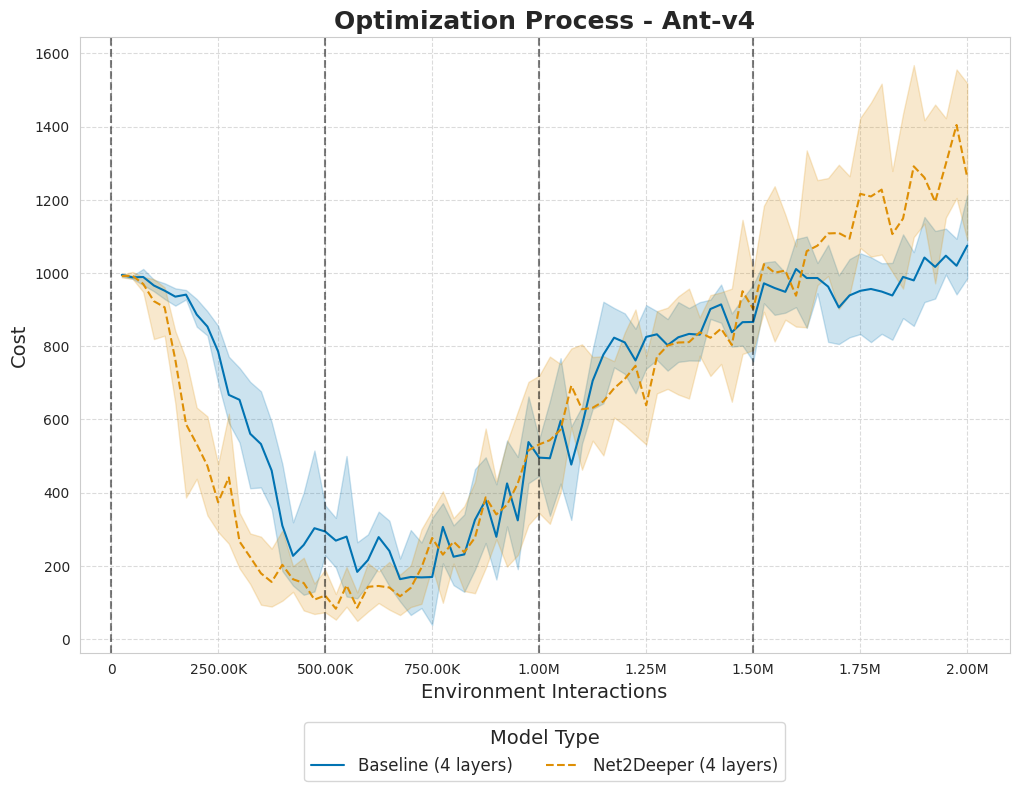

Python code for this plot:
from matplotlib.ticker import FuncFormatter
import pandas as pd
import seaborn as sns
from utils.plotting import (
    training_process_style,
    get_logtable,
    set_rc_params,
    convert_dataframe_gym,
    format_func,
)
import matplotlib.pyplot as plt
from typing import Dict

set_rc_params()


def get_data(
    database_name: str,
    baseline_experiment_ids: Dict[int, int],
    appraoch_experiment_ids: Dict[int, int],
) -> pd.DataFrame:
    all_baseline_data = dict()
    baseline_training_process_data = get_logtable(
        database_name=database_name,
        table_name="ant_bb_net2deeper_baseline",
        logtable_name="training_process",
    )
    for nettwork_depth, baseline_experiment_id in baseline_experiment_ids.items():
        baseline_smac_callbacks = get_logtable(
            database_name=database_name,
            table_name="ant_bb_net2deeper_baseline",
            logtable_name="smac_callbacks",
        )
        baseline_smac_callbacks = baseline_smac_callbacks[baseline_smac_callbacks["experiment_id"] == baseline_experiment_id]
        incumbent_trial_number = baseline_smac_callbacks[baseline_smac_callbacks["cost"] == baseline_smac_callbacks["cost"].min()]["trial_number"].iloc[0] - 1

        training_process_data = baseline_training_process_data[
            (baseline_training_process_data["trial_number"] == incumbent_trial_number) & (baseline_training_process_data["experiment_id"] == baseline_experiment_id)
        ]
        training_process_data = training_process_data[["timestep", "worker_id", "all_costs"]]
        training_process_data = convert_dataframe_gym(training_process_data)
        all_baseline_data[nettwork_depth] = training_process_data

    all_appraoch_data = dict()
    appraoch_training_process_data = get_logtable(
        database_name=database_name,
        table_name="ant_net2deeper",
        logtable_name="training_process",
    )
    for appraoch_name, approach_experiment_id in appraoch_experiment_ids.items():
        appraoch_smac_callback_data = get_logtable(
            database_name=database_name,
            table_name="ant_net2deeper",
            logtable_name="smac_callbacks",
        )
        appraoch_smac_callback_data = appraoch_smac_callback_data[appraoch_smac_callback_data["experiment_id"] == approach_experiment_id]
        incumbent_hyperparameter_str_identifier = appraoch_smac_callback_data[appraoch_smac_callback_data["cost"] == appraoch_smac_callback_data["cost"].min()]["hyperparameter_str_identifier"].iloc[0]
        trial_numbers = appraoch_smac_callback_data[appraoch_smac_callback_data["hyperparameter_str_identifier"] == incumbent_hyperparameter_str_identifier]["trial_number"] - 1.0

        experiment_training_process_data = appraoch_training_process_data[appraoch_training_process_data["experiment_id"] == approach_experiment_id]
        experiment_training_process_data = {trial_number: experiment_training_process_data[appraoch_training_process_data["trial_number"] == trial_number] for trial_number in trial_numbers}

        max_timestep = experiment_training_process_data[trial_numbers.max()]["timestep"].max()
        for budget, (trial_number, training_process_data) in enumerate(sorted(experiment_training_process_data.items())):
            training_process_data["timestep"] += max_timestep * budget

        approach_data = pd.concat(experiment_training_process_data.values(), ignore_index=True)
        approach_data = approach_data[["timestep", "worker_id", "all_costs"]]
        approach_data = convert_dataframe_gym(approach_data)
        all_appraoch_data[appraoch_name] = approach_data

    return all_baseline_data, all_appraoch_data


def plot_incumbent_interactions_4_layers():
    database_name = "###_growing_nn_new_seeded"
    baseline_experiment_ids = {
        "Static (4 layers)": 19,
    }

    appraoch_experiment_ids = {
        "Net2Deeper (4 layers)": 9,
    }

    baseline_data, appraoch_data = get_data(database_name, baseline_experiment_ids, appraoch_experiment_ids)

    training_process_style()

    line_number = 0
    for approach_name, data in baseline_data.items():
        # The environment interactions column appears to be buggy
        sns.lineplot(
            x="timestep",
            y="episode_reward",
            data=data,
            label=f"{approach_name}",
            linestyle="solid",
        )

    for approach_name, data in appraoch_data.items():
        sns.lineplot(
            x="timestep",
            y="episode_reward",
            data=data,
            label=f"{approach_name}",
            linestyle="dashed",
        )
        line_number += 1

    for timestep in range(500000, 2000000, 500000):
        plt.axvline(x=timestep, color="black", linestyle="--", alpha=0.5)

    plt.title("Optimization Process - Ant-v4", fontsize=20, fontweight="bold")
    plt.xlabel("Environment Interactions", fontsize=14)
    plt.ylabel("IQM of Evaluation Episode Returns", fontsize=14)

    plt.legend(
        title="Model Type",
        fontsize=12,
        title_fontsize=18,
        loc="center",
        bbox_to_anchor=(0.5, -0.18),
        ncol=3,
    )
    plt.grid(True, linestyle="--", alpha=0.7)

    plt.savefig(
        "plotting/ant/net2deeper/incumbent_training_process_4_layers",
        bbox_inches="tight",
    )


def plot_incumbent_interactions_8_layers():
    database_name = "###_growing_nn_new_seeded"
    baseline_experiment_ids = {
        "Static (8 layers)": 20,
    }

    appraoch_experiment_ids = {
        "Net2Deeper (8 layers)": 22,
    }

    baseline_data, appraoch_data = get_data(database_name, baseline_experiment_ids, appraoch_experiment_ids)

    training_process_style()

    line_number = 0
    for approach_name, data in baseline_data.items():
        # The environment interactions column appears to be buggy
        sns.lineplot(
            x="timestep",
            y="episode_reward",
            data=data,
            label=f"{approach_name}",
            linestyle="solid",
        )

    for approach_name, data in appraoch_data.items():
        sns.lineplot(
            x="timestep",
            y="episode_reward",
            data=data,
            label=f"{approach_name}",
            linestyle="dashdot",
        )
        line_number += 1

    for timestep in range(250000, 2000000, 250000):
        plt.axvline(x=timestep, color="black", linestyle="--", alpha=0.5)

    plt.title("Optimization Process - Ant-v4", fontsize=20, fontweight="bold")
    plt.xlabel("Environment Interactions", fontsize=15)
    plt.ylabel("IQM of Evaluation Episode Returns", fontsize=15)

    plt.legend(
        title="Model Type",
        fontsize=16,
        title_fontsize=18,
        loc="center",
        bbox_to_anchor=(0.5, -0.18),
        ncol=3,
    )
    plt.grid(True, linestyle="--", alpha=0.7)

    plt.savefig(
        "plotting/ant/net2deeper/incumbent_training_process_8_layers",
        bbox_inches="tight",
    )


def plot_both_in_one():
    database_name = "###_growing_nn_new_seeded"
    baseline_experiment_ids = {
        "Static (5 layers)": 19,
    }

    appraoch_experiment_ids = {
        "GrowNN (5 layers)": 9,
    }

    baseline_data, appraoch_data = get_data(database_name, baseline_experiment_ids, appraoch_experiment_ids)

    training_process_style()

    line_number = 0
    for approach_name, data in baseline_data.items():
        # The environment interactions column appears to be buggy
        sns.lineplot(
            x="timestep",
            y="episode_reward",
            data=data,
            label=f"{approach_name}",
            linestyle="solid",
        )

    for approach_name, data in appraoch_data.items():
        sns.lineplot(
            x="timestep",
            y="episode_reward",
            data=data,
            label=f"{approach_name}",
            linestyle="dashed",
        )
        line_number += 1

    for timestep in range(500000, 2000000, 500000):
        plt.axvline(x=timestep, color="black", linestyle="--", alpha=0.5)

    database_name = "###_growing_nn_new_seeded"
    baseline_experiment_ids = {
        "Static (9 layers)": 20,
    }

    appraoch_experiment_ids = {
        "GrowNN (9 layers)": 22,
    }

    baseline_data, appraoch_data = get_data(database_name, baseline_experiment_ids, appraoch_experiment_ids)

    line_number = 0
    for approach_name, data in baseline_data.items():
        # The environment interactions column appears to be buggy
        sns.lineplot(
            x="timestep",
            y="episode_reward",
            data=data,
            label=f"{approach_name}",
            linestyle="solid",
        )

    for approach_name, data in appraoch_data.items():
        sns.lineplot(
            x="timestep",
            y="episode_reward",
            data=data,
            label=f"{approach_name}",
            linestyle="dashdot",
        )
        line_number += 1

    for timestep in range(250000, 2000000, 250000):
        plt.axvline(x=timestep, color="black", linestyle="--", alpha=0.5)

    plt.xlabel("Environment Interactions", fontsize=25)
    plt.yticks([0, 500, 1000, 1500, 2000])
    plt.ylabel("IQM of Evaluation Episode Returns", fontsize=25)

    plt.legend(
        title="Model Type",
        fontsize=28,
        title_fontsize=28,
        loc="center",
        bbox_to_anchor=(0.45, -0.31),
        ncol=2,
    )
    plt.grid(True, linestyle="--", alpha=0.7)

    plt.savefig("plotting/ant/net2deeper/both_in_one.pdf", bbox_inches="tight", pad_inches=0.3)


def subplots_of_both_figures():
    fig, axs = plt.subplots(1, 2, figsize=(12, 5))
    plt.subplots_adjust(hspace=0.5)

    database_name = "###_growing_nn_new_seeded"
    baseline_experiment_ids = {
        "Static (4 layers)": 19,
    }

    appraoch_experiment_ids = {
        "Net2Deeper (4 layers)": 9,
    }

    baseline_data, appraoch_data = get_data(database_name, baseline_experiment_ids, appraoch_experiment_ids)

    # 4 layers
    line_number = 0
    for approach_name, data in baseline_data.items():
        sns.lineplot(
            x="timestep",
            y="episode_reward",
            data=data,
            label=f"{approach_name}",
            linestyle="solid",
            ax=axs[0],
        )

    for approach_name, data in appraoch_data.items():
        sns.lineplot(
            x="timestep",
            y="episode_reward",
            data=data,
            label=f"{approach_name}",
            linestyle="dashed",
            ax=axs[0],
        )
        line_number += 1

    for timestep in range(500000, 2000000, 500000):
        axs[0].axvline(x=timestep, color="black", linestyle="--", alpha=0.5)

    axs[0].set_title("Optimization Process - Ant-v4 (4 layers)", fontsize=14, fontweight="bold")

    axs[0].set_xlabel("Environment Interactions", fontsize=10)
    axs[0].set_ylabel("Cost", fontsize=10)

    axs[0].legend(
        title="Model Type",
        fontsize=8,
        title_fontsize=10,
        loc="center",
        bbox_to_anchor=(0.5, -0.18),
        ncol=3,
    )
    axs[0].grid(True, linestyle="--", alpha=0.7)
    axs[0].xaxis.set_major_formatter(FuncFormatter(format_func))

    # 8 layers
    baseline_experiment_ids = {
        "Static (8 layers)": 20,
    }
    appraoch_experiment_ids = {
        "Net2Deeper (8 layers)": 22,
    }

    line_number = 0
    for approach_name, data in baseline_data.items():
        sns.lineplot(
            x="timestep",
            y="episode_reward",
            data=data,
            label=f"{approach_name}",
            linestyle="solid",
            ax=axs[1],
        )

    for approach_name, data in appraoch_data.items():
        sns.lineplot(
            x="timestep",
            y="episode_reward",
            data=data,
            label=f"{approach_name}",
            linestyle="dashdot",
            ax=axs[1],
        )
        line_number += 1

    for timestep in range(250000, 2000000, 250000):
        axs[1].axvline(x=timestep, color="black", linestyle="--", alpha=0.5)

    axs[1].set_title("Optimization Process - Ant-v4 (8 layers)", fontsize=14, fontweight="bold")
    axs[1].set_xlabel("Environment Interactions", fontsize=10)
    axs[1].set_ylabel("Cost; Negative Mean Evaluation Return", fontsize=10)

    axs[1].legend(
        title="Model Type",
        fontsize=8,
        title_fontsize=10,
        loc="center",
        bbox_to_anchor=(0.5, -0.18),
        ncol=3,
    )
    axs[1].grid(True, linestyle="--", alpha=0.7)
    axs[1].xaxis.set_major_formatter(FuncFormatter(format_func))

    fig.suptitle("Optimization Process - Ant-v4", fontsize=16, fontweight="bold")
    fig.savefig("plotting/ant/net2deeper/incumbent_training_process_both.pdf", bbox_inches="tight")


# plot_incumbent_interactions_4_layers()
# plot_incumbent_interactions_8_layers()
plot_both_in_one()
# subplots_of_both_figures()
